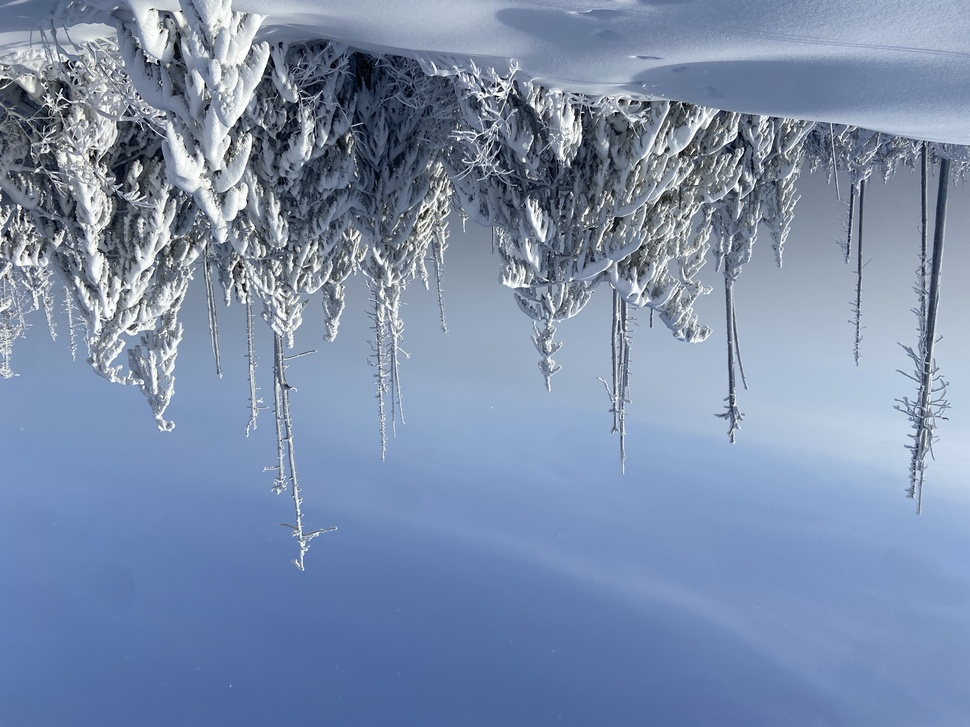
#> input picture TEST_IMGS/IMG_5977.JPG, 970 x 727 px, shrunk from 4032 x 3024 before the run; its folder holds only this picture in this run
$ python -i utils.py   (imports and definitions only)
#> lines starting #> are read from the running program, lines starting #| are printed output that depends on the picture; after the words box and inside, x2 and y2 are one past the last pixel; in counts of white or black regions, pixels touching at a corner belong together
#> further down, picture is the input picture: PIL image 970x727 RGB; mean R, G, B 123.1, 141.1, 170.5
"""Utility functions for editing images using Pillow and opencv"""

import numpy as np
from PIL import Image, ImageEnhance
import cv2


# Define Lightroom-style HSL target hues (OpenCV hue is 0-179)
COLOR_HUES = {
    "red": 0,
    "orange": 15,
    "yellow": 30,
    "green": 60,
    "aqua": 90,
    "blue": 120,
    "purple": 150,
    "magenta": 170
}


def adjust_contrast(img, val):
    # Normal settings range is about 0.65 to 1.35
    return ImageEnhance.Contrast(img).enhance(val)


def adjust_color_balance(img, val):
    return ImageEnhance.Color(img).enhance(val)


def adjust_brightness(img, val):
    return ImageEnhance.Brightness(img).enhance(val)


def adjust_sharpness(img, val):
    return ImageEnhance.Sharpness(img).enhance(val)


# [418 lines left out: functions _color_mask, adjust_color_hue, adjust_color_saturation, adjust_color_luminance, adjust_vibrance, adjust_saturation and 9 more, not called in this run]


def apply_disposable_camera_filter(img, *, grain_strength=0.08, vignette_strength=0.35, light_leak_strength=0.08):
    """
    Return a new image styled like a disposable camera shot.

    Args:
    - img: PIL.Image — input image
    - grain_strength: float — 0..~0.1, amount of film-like noise
    - vignette_strength: float — 0..1, edge darkening
    - light_leak_strength: float — 0..1, intensity of warm edge leak
    """
#> called with grain_strength = 0.08, vignette_strength = 0.35, light_leak_strength = 0.08
    original_mode = img.mode
    work = img.convert("RGBA")

    # 1) Color curve shifts with green tint - boost green channel, reduce red and blue
    def _build_lut(x_points, y_points):
        x = np.asarray(x_points, dtype=np.float32)
        y = np.asarray(y_points, dtype=np.float32)
        return np.interp(np.arange(256), x, y).astype(np.uint8)

    r_lut = _build_lut([0, 235], [5, 245])  # Reduced red slightly
    g_lut = _build_lut([0, 245], [15, 255])  # Boosted green more
    b_lut = _build_lut([0, 255], [0, 240])  # Reduced blue slightly

    r, g, b, a = work.split()
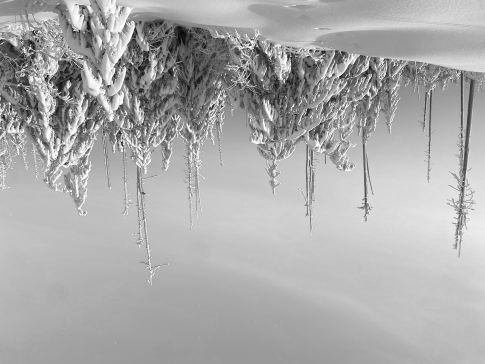
#> b: PIL image 970x727 L (shown at 1/2 size); min 0, max 255, mean 170.5
#> a: PIL image 970x727 L; every value is 255
    r = r.point(r_lut)
    g = g.point(g_lut)
    b = b.point(b_lut)
    work = Image.merge("RGBA", [r, g, b, a])

    # 2) Add green tint overlay
    arr = np.array(work).astype(np.float32)
    green_tint = np.array([0.0, 0.15, 0.0], dtype=np.float32)  # Green tint
    arr[..., :3] = np.clip(arr[..., :3] + green_tint * 255 * 0.1, 0, 255)
    work = Image.fromarray(arr.astype(np.uint8), mode="RGBA")

    # 3) Slightly reduce contrast for faded look and bump saturation up
    work = ImageEnhance.Contrast(work).enhance(0.93)
    work = ImageEnhance.Color(work).enhance(1.02)
    work = ImageEnhance.Brightness(work).enhance(1.00)

    # 4) Brighten highlights using luminance-based weighting
    arr = np.array(work).astype(np.float32) / 255.0
    rgb = arr[..., :3]
    alpha = arr[..., 3:]
#> alpha: shape (727, 970, 1) float32; every value is 1

    # Calculate perceptual luminance
    luminance = rgb[..., 0] * 0.2126 + rgb[..., 1] * 0.7152 + rgb[..., 2] * 0.0722

    # Create weight mask that emphasizes highlights
    # Highlights (0.7-1.0): full effect, Midtones (0.4-0.7): moderate effect, Shadows (0.0-0.4): minimal effect
    weight = np.zeros_like(luminance)

    # Shadows: minimal effect (0.0-0.4)
    shadow_mask = luminance < 0.4
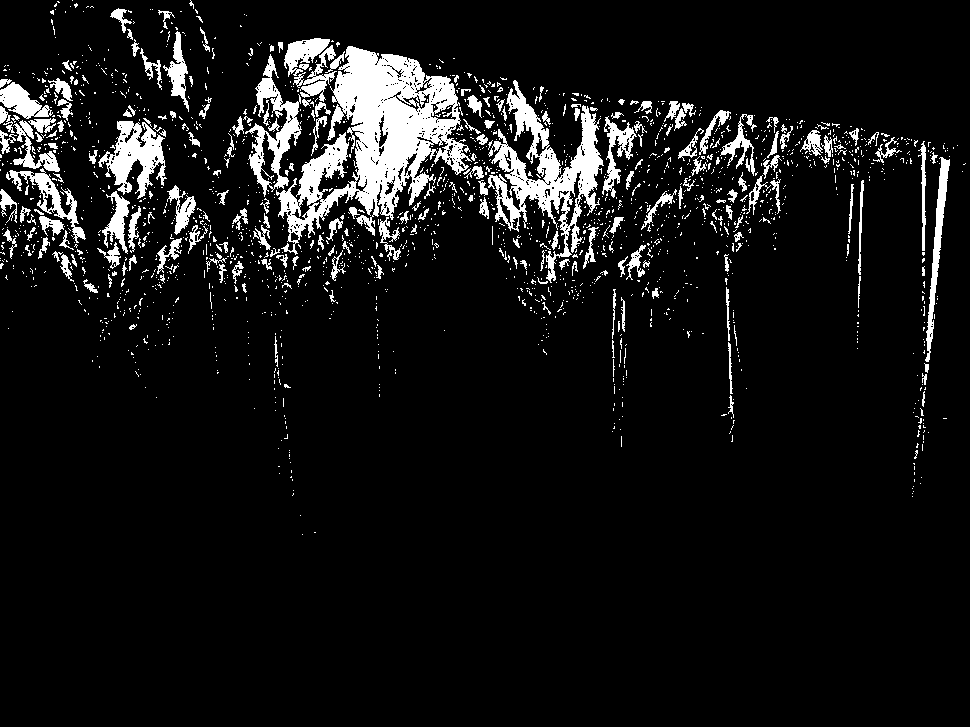
#> shadow_mask: shape (727, 970) bool; 8.3% white; 1957 white regions (1734 under 20 px), largest, box (x1, y1, x2, y2) and area: (276, 46, 472, 255) 15990, (488, 80, 604, 283) 7098, (98, 121, 167, 199) 2530
    weight[shadow_mask] = luminance[shadow_mask] * 0.1

    # Midtones: moderate effect (0.4-0.7)
    midtone_mask = (luminance >= 0.4) & (luminance < 0.7)
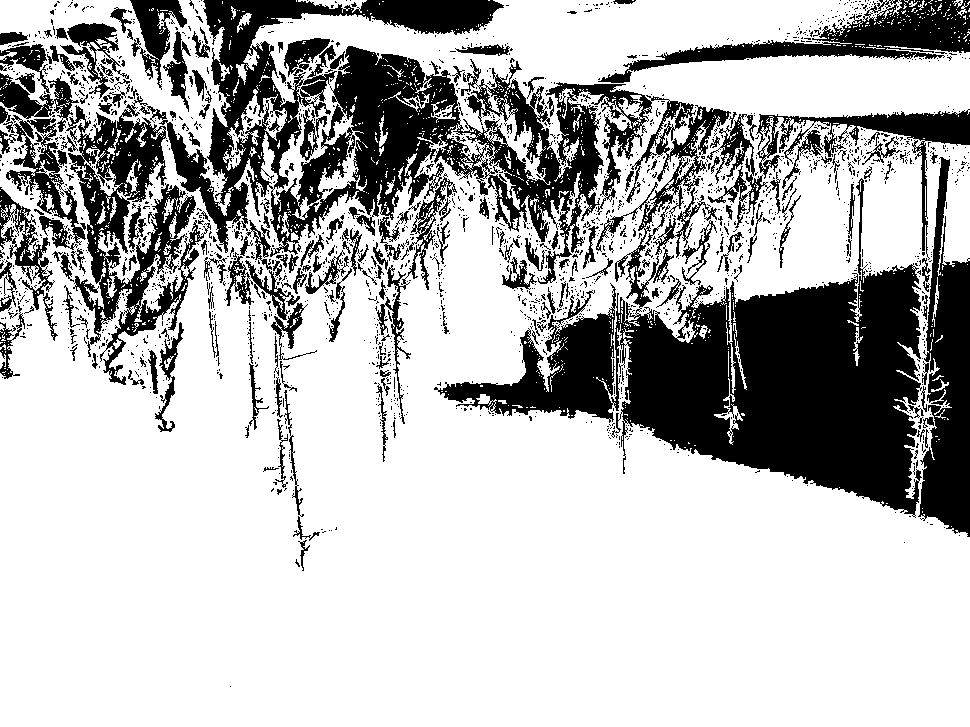
#> midtone_mask: shape (727, 970) bool; 72.3% white; 2013 black regions (1792 under 20 px), largest, box (x1, y1, x2, y2) and area: (147, 0, 922, 518) 113121, (66, 93, 211, 385) 13445, (918, 157, 970, 537) 11547
    weight[midtone_mask] = 0.04 + (luminance[midtone_mask] - 0.4) * 0.2

    # Highlights: full effect (0.7-1.0)
    highlight_mask = luminance >= 0.7
#> highlight_mask: shape (727, 970) bool; 19.3% white; 1748 white regions (1510 under 20 px), largest, box (x1, y1, x2, y2) and area: (434, 187, 921, 518) 59623, (159, 0, 504, 243) 13276, (918, 216, 970, 537) 10214
    weight[highlight_mask] = 0.1 + (luminance[highlight_mask] - 0.7) * 0.3
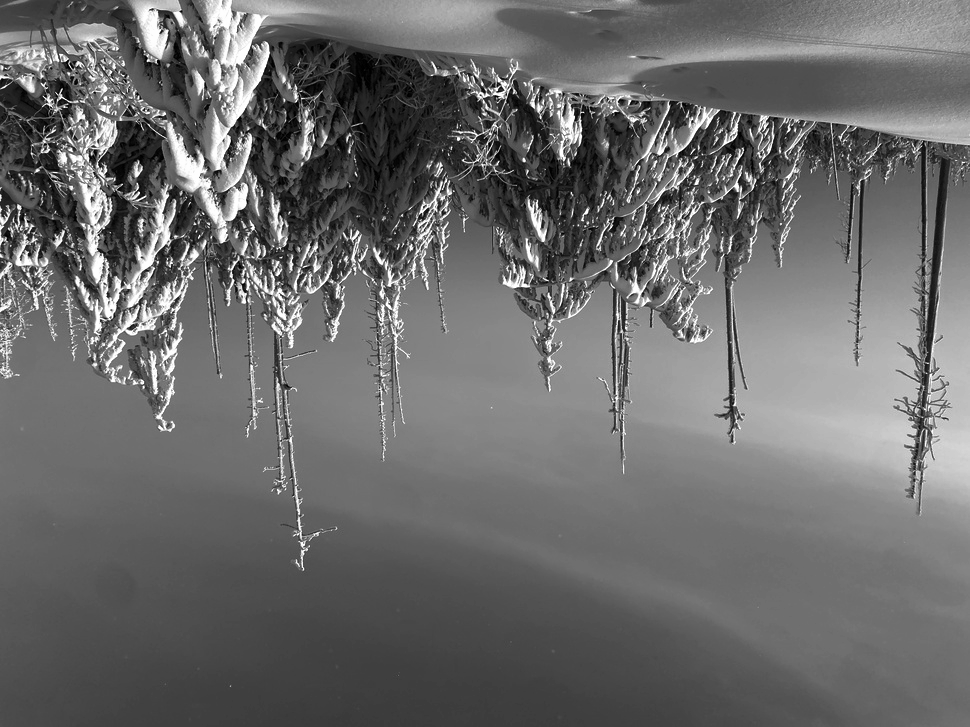
#> weight: shape (727, 970) float32; min 0.00899, max 0.177, mean 0.0799; drawn with min black and max white

    weight = weight[..., None]

    # Apply highlights brightening
    highlight_boost = 0.25  # Amount to brighten highlights
    adjusted_rgb = rgb + weight * highlight_boost * (1.0 - rgb) * 0.6
    adjusted_rgb = np.clip(adjusted_rgb, 0.0, 1.0)

    # Reconstruct the image
    out_arr = np.concatenate([adjusted_rgb, alpha], axis=-1)
    work = Image.fromarray((out_arr * 255.0).astype(np.uint8), mode="RGBA")

    # Convert to numpy for spatial effects
    arr = np.array(work).astype(np.float32)
    h, w = arr.shape[0], arr.shape[1]

    # 5) Vignette (radial falloff)
    if vignette_strength > 0:
        yy, xx = np.mgrid[0:h, 0:w]
        cx, cy = (w - 1) / 2.0, (h - 1) / 2.0
        rx, ry = cx, cy
        nx = (xx - cx) / (rx + 1e-6)
        ny = (yy - cy) / (ry + 1e-6)
        r2 = nx * nx + ny * ny
        vignette = 1.0 - vignette_strength * np.clip(r2, 0.0, 1.0)
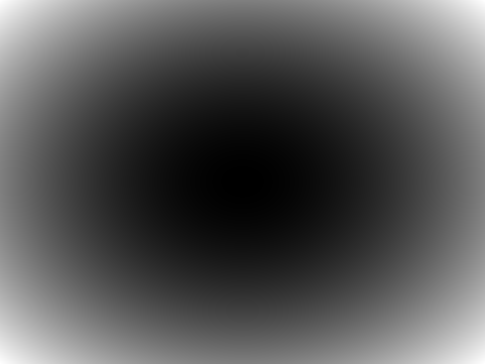
#> r2: shape (727, 970) float64 (shown at 1/2 size); min 1.07e-06, max 2, mean 0.668; drawn with min black and max white
        vignette = vignette[..., None]
        arr[..., :3] = np.clip(arr[..., :3] * vignette, 0, 255)
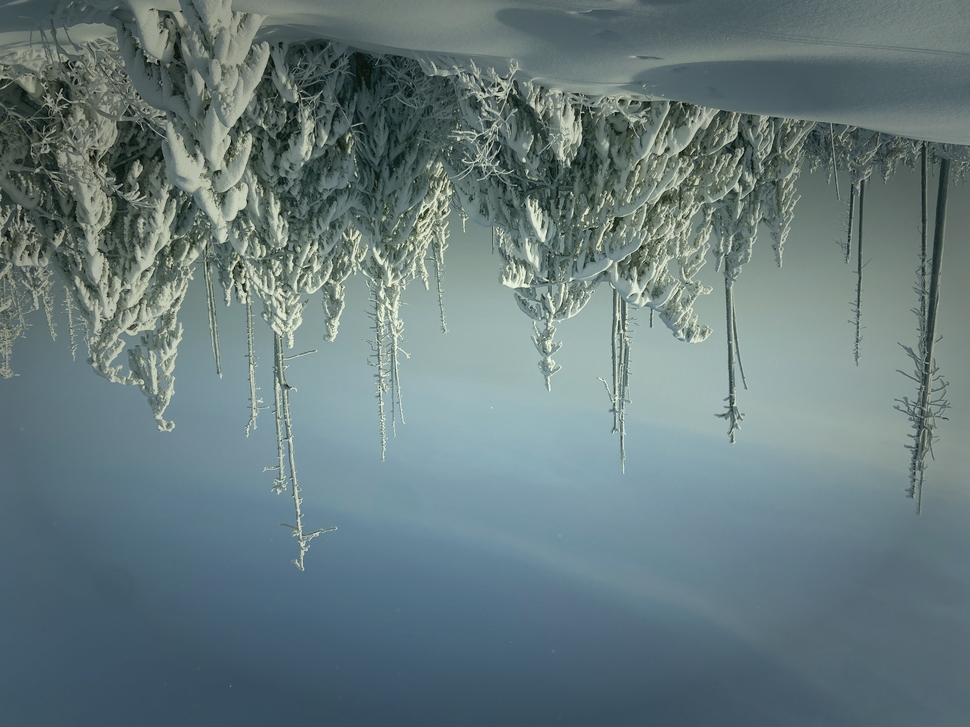
#> arr: shape (727, 970, 4) float32; mean R, G, B, A 103.5, 122.7, 125.2, 255.9

    # 6) Film grain (additive, gaussian noise)
    if grain_strength > 0:
        noise = np.random.normal(loc=0.0, scale=255.0 * grain_strength, size=(h, w, 1)).astype(np.float32)
        arr[..., :3] = np.clip(arr[..., :3] + noise, 0, 255)

    # 7) Subtle warm light leak from one edge
    if light_leak_strength > 0:
        # Left-edge gradient leak (H, W, 1)
        x = np.linspace(1.0, 0.0, w, dtype=np.float32)
        leak_mask = np.clip(x, 0.0, 1.0)[None, :]
        leak_mask = np.repeat(leak_mask, h, axis=0)  # (h, w)
        leak_mask = (leak_mask ** 2.5) * light_leak_strength  # (h, w)
        leak_mask = leak_mask[..., None]  # (h, w, 1)
        leak_color = np.array([255.0, 110.0, 20.0], dtype=np.float32)  # softer warm
        arr[..., :3] = np.clip(arr[..., :3] + leak_mask * leak_color * 0.15, 0, 255)

    out = Image.fromarray(arr.astype(np.uint8), mode="RGBA")

    # Final tiny contrast trim to glue it together
    out = ImageEnhance.Contrast(out).enhance(0.98)

    # Return in the original mode
    return out.convert(original_mode)


# [31 lines left out: function apply_film_grain, not called in this run]

>>> from PIL import Image
>>> picture = Image.open('TEST_IMGS/IMG_5977.JPG')
>>> result = apply_disposable_camera_filter(picture)

$ run again, on TEST_IMGS/IMG_6279.JPG
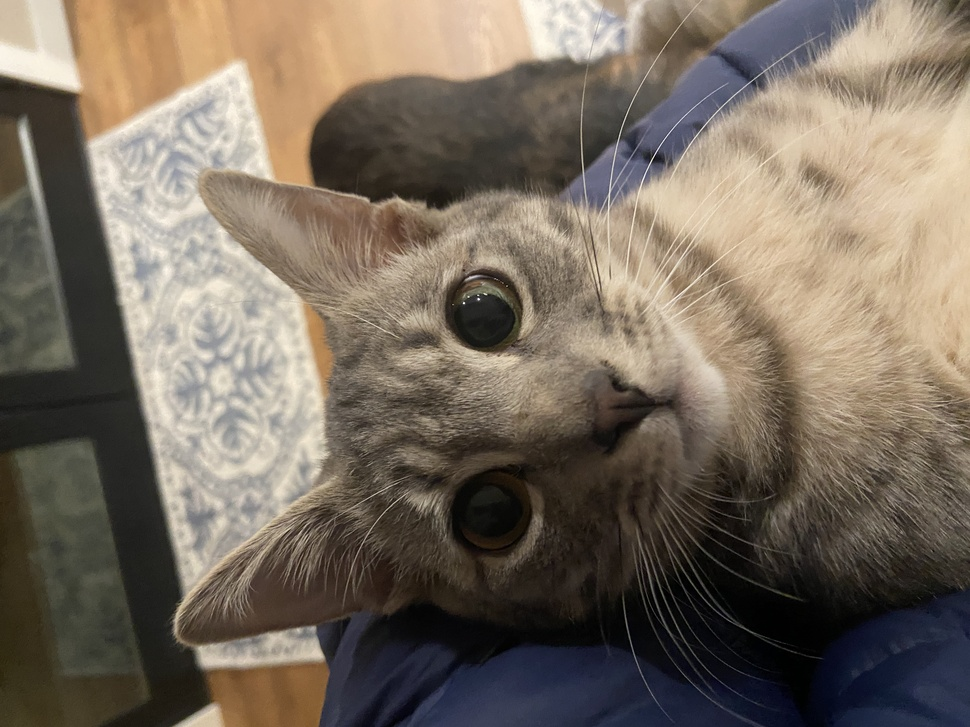
#> input picture TEST_IMGS/IMG_6279.JPG, 970 x 727 px, shrunk from 4032 x 3024 before the run
#> picture is the input picture: PIL image 970x727 RGB; mean R, G, B 119.3, 108.2, 95.2
#> a: PIL image 970x727 L; every value is 255
#> alpha: shape (727, 970, 1) float32; every value is 1
#> in apply_disposable_camera_filter, `shadow_mask = luminance < 0.4`:
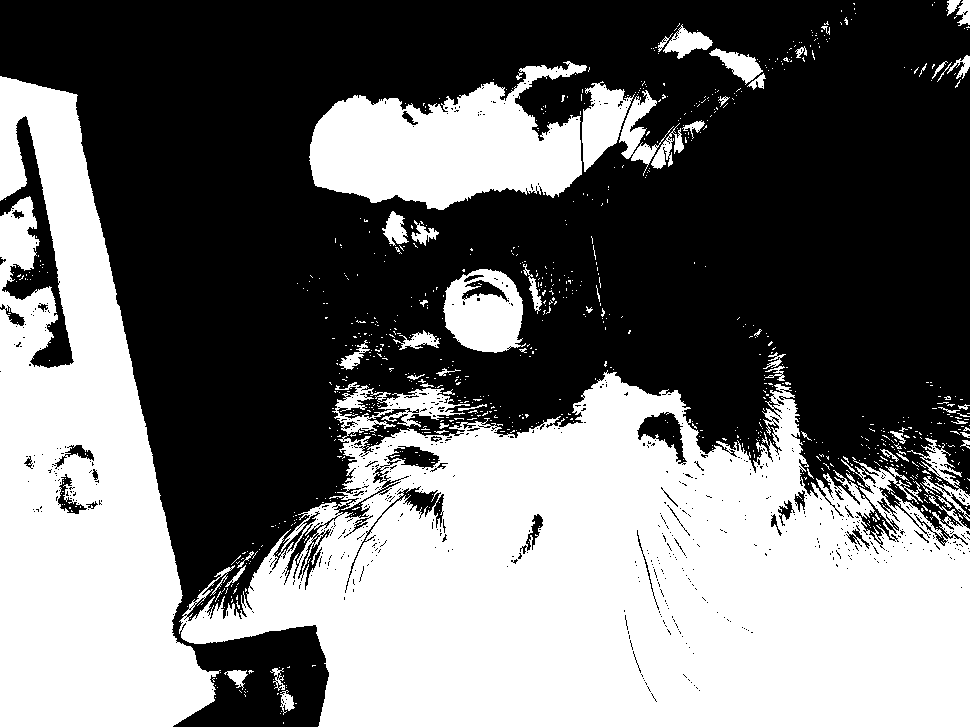
#> shadow_mask: shape (727, 970) bool; 44.6% white; 906 white regions (846 under 20 px), largest, box (x1, y1, x2, y2) and area: (179, 370, 970, 727) 186775, (0, 76, 221, 727) 83329, (309, 61, 587, 210) 24833
#> midtone_mask: shape (727, 970) bool; 30.8% white; 1199 white regions (1094 under 20 px), largest, box (x1, y1, x2, y2) and area: (0, 0, 970, 727) 185420, (0, 116, 74, 368) 4864, (201, 467, 277, 577) 2140
#> in apply_disposable_camera_filter, `weight[midtone_mask] = 0.04 + (luminance[midtone_mask] - 0.4) * 0.2`:
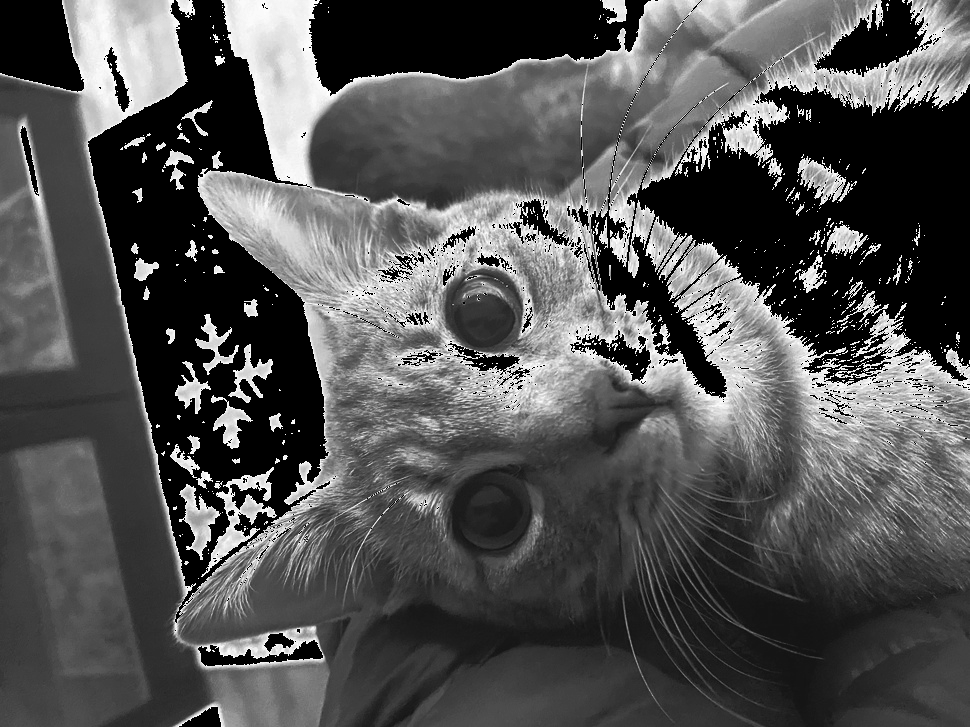
#> weight: shape (727, 970) float32; min 0, max 0.1, mean 0.0326; drawn with min black and max white

$ run again, on TEST_IMGS/IMG_6599.JPG
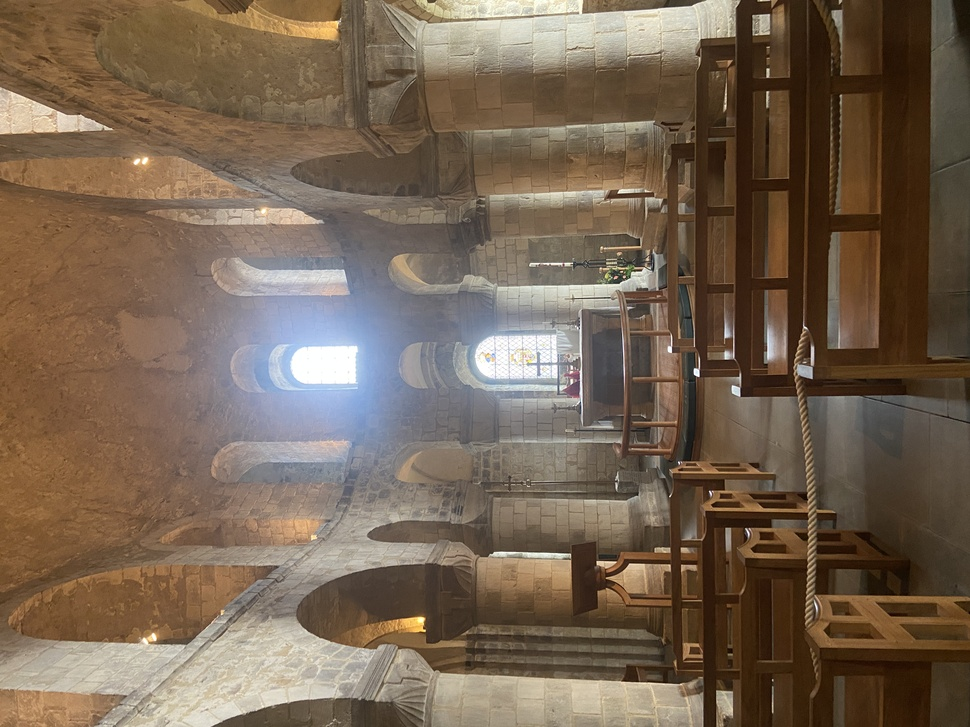
#> input picture TEST_IMGS/IMG_6599.JPG, 970 x 727 px, shrunk from 4032 x 3024 before the run
#> picture is the input picture: PIL image 970x727 RGB; mean R, G, B 118.1, 100.1, 82.3
#> in apply_disposable_camera_filter, `r, g, b, a = work.split()`:
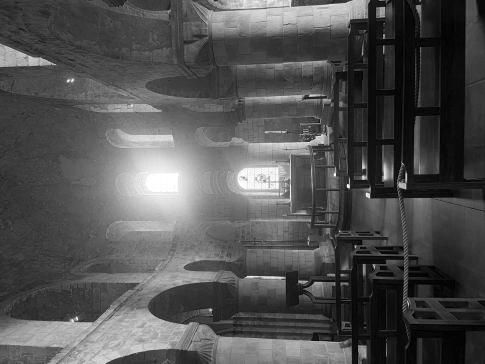
#> b: PIL image 970x727 L (shown at 1/2 size); min 0, max 255, mean 82.3
#> a: PIL image 970x727 L; every value is 255
#> alpha: shape (727, 970, 1) float32; every value is 1
#> in apply_disposable_camera_filter, `luminance = rgb[..., 0] * 0.2126 + rgb[..., 1] * 0.7152 + rgb[..., 2] ..`:
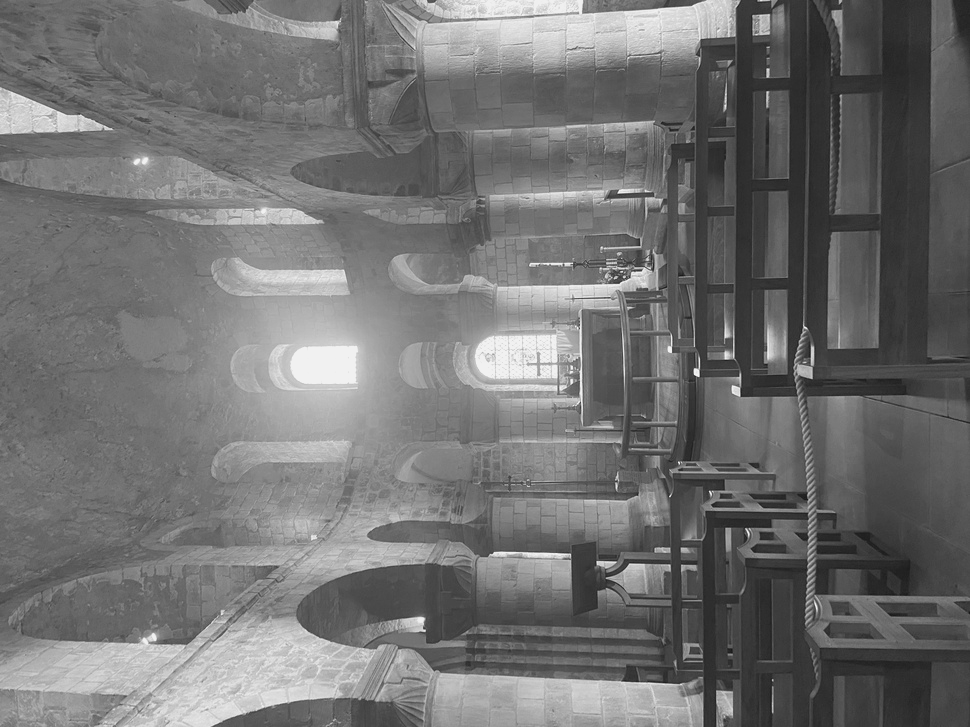
#> luminance: shape (727, 970) float32; min 0.0882, max 0.947, mean 0.447
